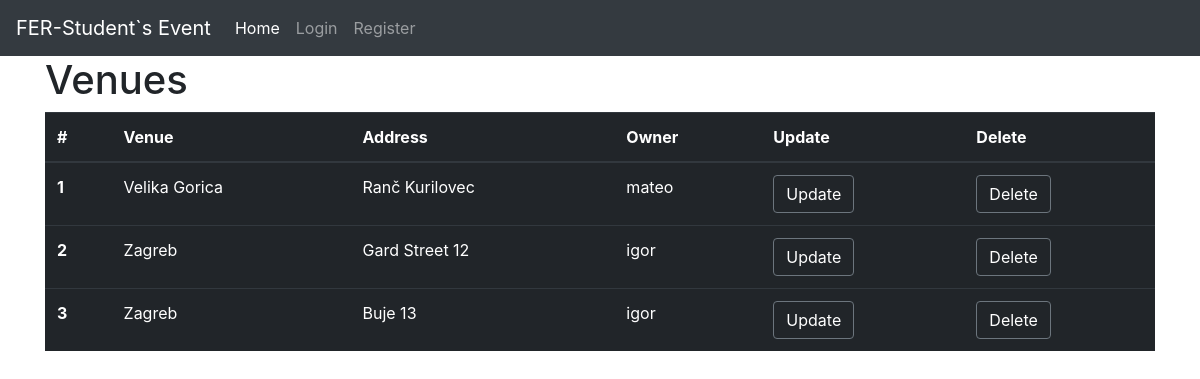
The app's page /all-venues with its own data.
### events/models.py (models this page shows, shortened)
class Venue(models.Model):
    venue_name = models.CharField("Venue",max_length = 120,blank = False)
    venue_address = models.CharField(max_length = 120,blank = False)
    venue_owner = models.ForeignKey(User,on_delete = models.CASCADE)

### events/views.py (the view)
# urls.py: path("all-venues",all_venues,name = "all_venues"),
def all_venues (request):
    venues = Venue.objects.all().order_by("venue_name")
    return render (request,"venues/all_venues.html",{"venues":venues})

### templates/venues/all_venues.html
{% extends 'core/base.html' %}
{% block content %}
<h1>Venues </h1>
<table class="table table-hover table-dark">
    <thead>
      <tr>
        <th scope="col">#</th>
        <th scope="col">Venue</th>
        <th scope="col">Address</th>
        <th scope="col">Owner</th>
        <th scope="col">Update</th>
        <th scope="col">Delete</th>
      </tr>
    </thead>
    <tbody>
    {% for venue in venues %}
      <tr>
        <th scope="row">{{forloop.counter}}</th>
        <td>{{venue.venue_name}}</td>
        <td>{{venue.venue_address}}</td>
        <td>{{venue.venue_owner}}</td>
        <td><a href = "{% url  'update_venue' venue.id %}" class = "btn btn-outline-secondary" style = "color:white">Update</a></td>
        <td><a href = "{% url  'delete_venue' venue.id %}" class = "btn btn-outline-secondary" style = "color:white">Delete</a></td>
      </tr>
    {% endfor %}
    </tbody>
  </table>
{% endblock %}

### records on screen
Venue: venue_name "Velika Gorica", venue_address "Ranč Kurilovec", venue_owner "mateo"
Venue: venue_name "Zagreb", venue_address "Gard Street 12", venue_owner "igor"
Venue: venue_name "Zagreb", venue_address "Buje 13", venue_owner "igor"
